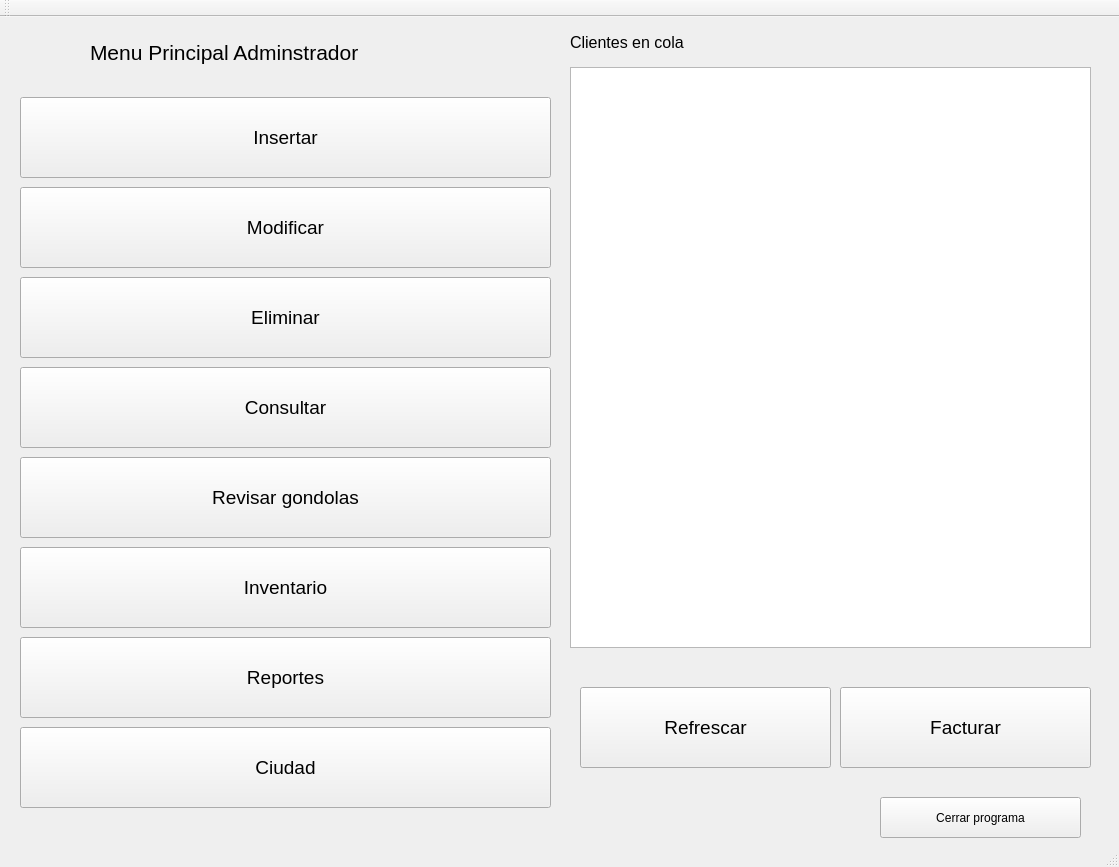
<?xml version="1.0" encoding="UTF-8"?>
<ui version="4.0">
 <class>window_main</class>
 <widget class="QMainWindow" name="window_main">
  <property name="geometry">
   <rect>
    <x>0</x>
    <y>0</y>
    <width>1119</width>
    <height>867</height>
   </rect>
  </property>
  <property name="windowTitle">
   <string>window_main</string>
  </property>
  <widget class="QWidget" name="centralWidget">
   <widget class="QPushButton" name="check">
    <property name="geometry">
     <rect>
      <x>20</x>
      <y>440</y>
      <width>531</width>
      <height>81</height>
     </rect>
    </property>
    <property name="font">
     <font>
      <pointsize>14</pointsize>
     </font>
    </property>
    <property name="text">
     <string>Revisar gondolas</string>
    </property>
   </widget>
   <widget class="QPushButton" name="stock">
    <property name="geometry">
     <rect>
      <x>20</x>
      <y>530</y>
      <width>531</width>
      <height>81</height>
     </rect>
    </property>
    <property name="font">
     <font>
      <pointsize>14</pointsize>
     </font>
    </property>
    <property name="text">
     <string>Inventario</string>
    </property>
   </widget>
   <widget class="QPushButton" name="query">
    <property name="geometry">
     <rect>
      <x>20</x>
      <y>350</y>
      <width>531</width>
      <height>81</height>
     </rect>
    </property>
    <property name="font">
     <font>
      <pointsize>14</pointsize>
     </font>
    </property>
    <property name="text">
     <string>Consultar</string>
    </property>
   </widget>
   <widget class="QPushButton" name="city">
    <property name="geometry">
     <rect>
      <x>20</x>
      <y>710</y>
      <width>531</width>
      <height>81</height>
     </rect>
    </property>
    <property name="font">
     <font>
      <pointsize>14</pointsize>
     </font>
    </property>
    <property name="text">
     <string>Ciudad</string>
    </property>
   </widget>
   <widget class="QPushButton" name="bill">
    <property name="geometry">
     <rect>
      <x>840</x>
      <y>670</y>
      <width>251</width>
      <height>81</height>
     </rect>
    </property>
    <property name="font">
     <font>
      <pointsize>14</pointsize>
     </font>
    </property>
    <property name="text">
     <string>Facturar</string>
    </property>
   </widget>
   <widget class="QPushButton" name="delete_2">
    <property name="geometry">
     <rect>
      <x>20</x>
      <y>260</y>
      <width>531</width>
      <height>81</height>
     </rect>
    </property>
    <property name="font">
     <font>
      <pointsize>14</pointsize>
     </font>
    </property>
    <property name="text">
     <string>Eliminar</string>
    </property>
   </widget>
   <widget class="QLabel" name="label">
    <property name="geometry">
     <rect>
      <x>90</x>
      <y>10</y>
      <width>461</width>
      <height>51</height>
     </rect>
    </property>
    <property name="font">
     <font>
      <family>Segoe UI</family>
      <pointsize>16</pointsize>
     </font>
    </property>
    <property name="text">
     <string>Menu Principal Adminstrador</string>
    </property>
   </widget>
   <widget class="QLabel" name="label_2">
    <property name="geometry">
     <rect>
      <x>570</x>
      <y>10</y>
      <width>321</width>
      <height>31</height>
     </rect>
    </property>
    <property name="font">
     <font>
      <pointsize>12</pointsize>
     </font>
    </property>
    <property name="text">
     <string>Clientes en cola</string>
    </property>
   </widget>
   <widget class="QListWidget" name="queueClient">
    <property name="geometry">
     <rect>
      <x>570</x>
      <y>50</y>
      <width>521</width>
      <height>581</height>
     </rect>
    </property>
    <property name="font">
     <font>
      <pointsize>14</pointsize>
     </font>
    </property>
   </widget>
   <widget class="QPushButton" name="report">
    <property name="geometry">
     <rect>
      <x>20</x>
      <y>620</y>
      <width>531</width>
      <height>81</height>
     </rect>
    </property>
    <property name="font">
     <font>
      <pointsize>14</pointsize>
     </font>
    </property>
    <property name="text">
     <string>Reportes</string>
    </property>
   </widget>
   <widget class="QPushButton" name="close">
    <property name="geometry">
     <rect>
      <x>880</x>
      <y>780</y>
      <width>201</width>
      <height>41</height>
     </rect>
    </property>
    <property name="text">
     <string>Cerrar programa</string>
    </property>
   </widget>
   <widget class="QPushButton" name="insert">
    <property name="geometry">
     <rect>
      <x>20</x>
      <y>80</y>
      <width>531</width>
      <height>81</height>
     </rect>
    </property>
    <property name="font">
     <font>
      <pointsize>14</pointsize>
     </font>
    </property>
    <property name="text">
     <string>Insertar</string>
    </property>
   </widget>
   <widget class="QPushButton" name="modify">
    <property name="geometry">
     <rect>
      <x>20</x>
      <y>170</y>
      <width>531</width>
      <height>81</height>
     </rect>
    </property>
    <property name="font">
     <font>
      <pointsize>14</pointsize>
     </font>
    </property>
    <property name="text">
     <string>Modificar</string>
    </property>
   </widget>
   <widget class="QPushButton" name="refresh">
    <property name="geometry">
     <rect>
      <x>580</x>
      <y>670</y>
      <width>251</width>
      <height>81</height>
     </rect>
    </property>
    <property name="font">
     <font>
      <pointsize>14</pointsize>
     </font>
    </property>
    <property name="text">
     <string>Refrescar</string>
    </property>
   </widget>
  </widget>
  <widget class="QMenuBar" name="menuBar">
   <property name="geometry">
    <rect>
     <x>0</x>
     <y>0</y>
     <width>1119</width>
     <height>17</height>
    </rect>
   </property>
  </widget>
  <widget class="QToolBar" name="mainToolBar">
   <attribute name="toolBarArea">
    <enum>TopToolBarArea</enum>
   </attribute>
   <attribute name="toolBarBreak">
    <bool>false</bool>
   </attribute>
  </widget>
  <widget class="QStatusBar" name="statusBar"/>
 </widget>
 <layoutdefault spacing="6" margin="11"/>
 <resources/>
 <connections/>
</ui>
